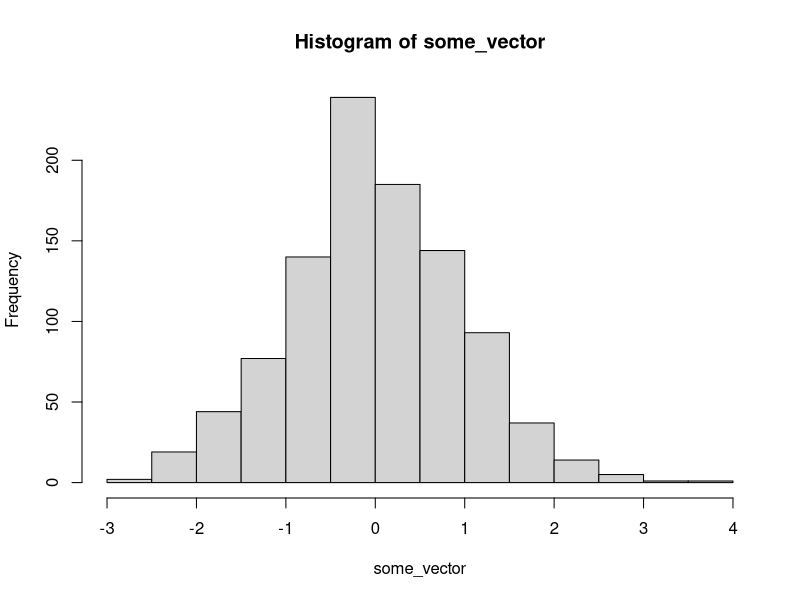

R code for this plot:
# ---------------------------------------------------------------
# TEST: Looping and plotting
# ---------------------------------------------------------------

some_vector <- c()
for (i in 0:1000)
{
  rnd <- rnorm(1)
  some_vector <- c(some_vector, rnd)
}

some_vector[1:10]
hist(some_vector)

# Note: you can interact with the variables in the console.
